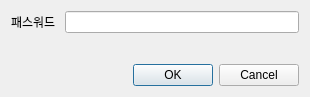
<?xml version="1.0" encoding="UTF-8"?>
<ui version="4.0">
 <class>EIS_delete_dialog</class>
 <widget class="QDialog" name="EIS_delete_dialog">
  <property name="geometry">
   <rect>
    <x>0</x>
    <y>0</y>
    <width>310</width>
    <height>97</height>
   </rect>
  </property>
  <property name="windowTitle">
   <string>Dialog</string>
  </property>
  <layout class="QGridLayout" name="gridLayout">
   <item row="2" column="1">
    <widget class="QDialogButtonBox" name="buttonBox">
     <property name="orientation">
      <enum>Qt::Horizontal</enum>
     </property>
     <property name="standardButtons">
      <set>QDialogButtonBox::Cancel|QDialogButtonBox::Ok</set>
     </property>
    </widget>
   </item>
   <item row="0" column="0">
    <widget class="QLabel" name="label">
     <property name="text">
      <string>패스워드 </string>
     </property>
    </widget>
   </item>
   <item row="0" column="1">
    <widget class="QLineEdit" name="LE_password">
     <property name="echoMode">
      <enum>QLineEdit::Password</enum>
     </property>
    </widget>
   </item>
   <item row="1" column="0" colspan="2">
    <widget class="QLabel" name="staute_label">
     <property name="text">
      <string/>
     </property>
    </widget>
   </item>
  </layout>
 </widget>
 <resources/>
 <connections>
  <connection>
   <sender>buttonBox</sender>
   <signal>accepted()</signal>
   <receiver>EIS_delete_dialog</receiver>
   <slot>accept()</slot>
   <hints>
    <hint type="sourcelabel">
     <x>248</x>
     <y>254</y>
    </hint>
    <hint type="destinationlabel">
     <x>157</x>
     <y>274</y>
    </hint>
   </hints>
  </connection>
  <connection>
   <sender>buttonBox</sender>
   <signal>rejected()</signal>
   <receiver>EIS_delete_dialog</receiver>
   <slot>reject()</slot>
   <hints>
    <hint type="sourcelabel">
     <x>316</x>
     <y>260</y>
    </hint>
    <hint type="destinationlabel">
     <x>286</x>
     <y>274</y>
    </hint>
   </hints>
  </connection>
 </connections>
</ui>
